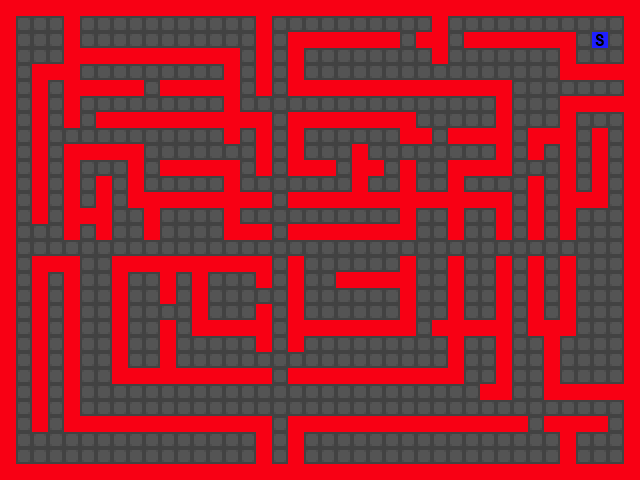

Rendered tile map (Tiled .tmx) drawn with the repository's tilesets; below, a short description and the map source with its tile grids summarised:
An orthogonal 40x30 tile map with 16x16 px tiles, 3 tile layers (Ground, CollisionEntity, ExitEntity), 2 tilesets.

<map version="1.0" orientation="orthogonal" width="40" height="30" tilewidth="16" tileheight="16">
 <tileset firstgid="1" name="lofi_environment(256)" tilewidth="16" tileheight="16">
  <image source="lofi_environment(256).png" width="256" height="256" />
 </tileset>
 <tileset firstgid="257" name="collision" tilewidth="16" tileheight="16">
  <image source="collision.png" width="80" height="32" />
 </tileset>
 <layer name="Ground" width="40" height="30">
  <data>[1200 cells, 1200 non-empty, 1 distinct tile ids]</data>
 </layer>
 <layer name="CollisionEntity" width="40" height="30">
  <properties>
   <property name="type" value="entity" />
  </properties>
  <data>[1200 cells, 530 non-empty, 1 distinct tile ids]</data>
 </layer>
 <layer name="ExitEntity" width="40" height="30">
  <properties>
   <property name="type" value="exit" />
  </properties>
  <data>[1200 cells, 1 non-empty, 1 distinct tile ids]</data>
 </layer>
</map>